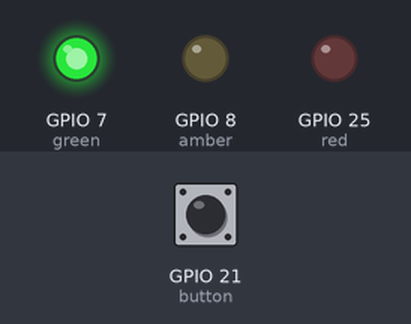
Bench run of a program on a simulated Raspberry Pi (BCM pin numbers). Shown: output pins drawn as LEDs (lit = HIGH). Inputs (shaded band) come from the test bench; at power-on: GPIO 21 (button) HIGH. At 14.3 s the program stops and its outputs stay as they are.

Above: at 1.2 s.
1.3 s: GPIO 21 (button) pulled LOW for 0.15 s
At 8.2 s:
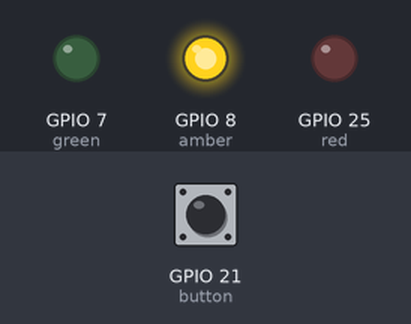
At 9.7 s:
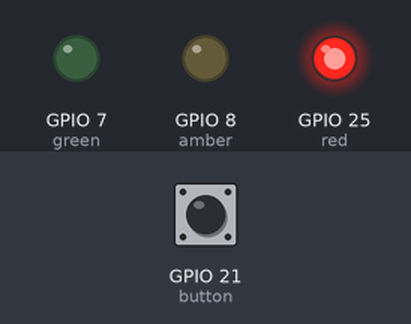
13.4 s: GPIO 21 (button) pulled LOW for 1 s
At 14.7 s:
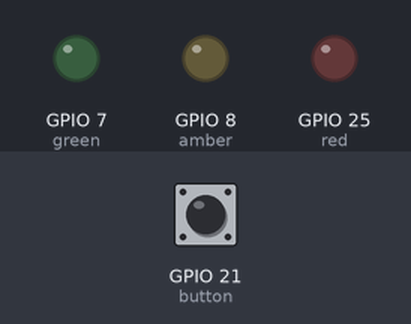
Timing chart, 0 to 15.8 s (numbered marks = the images above; inputs shaded):
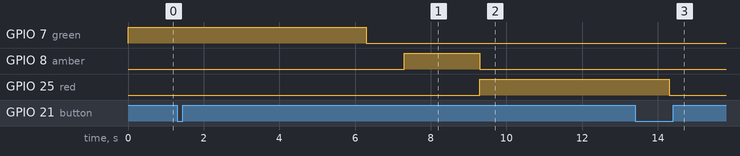

Measured:
- after the input at 1.3 s, GPIO 7 (green): HIGH → LOW after 5.0 s; GPIO 8 (amber): LOW → HIGH after 6.0 s, → LOW 2.0 s later; GPIO 25 (red): LOW → HIGH after 8.0 s
- after the input at 13.4 s, GPIO 7 (green): stays LOW (without the input it goes to HIGH after 1.9 s); GPIO 8 (amber): stays LOW (without the input it goes to HIGH after 0.90 s); GPIO 25 (red): HIGH → LOW after 0.90 s instead of 1.9 s

The program:

gpio-trafficlight.py
```python
from gpiozero import Button, TrafficLights, Buzzer
from time import sleep

# 5V
# 5V
# GP14
# GP15 => Buzzer
# GP18
# GND
# GP23
# GP24
# GND
# GP25 => Red
# GP8  => Amber
# GP7  => Green
# DNC
# GND
# GP12
# GND
# GP16
# GP20
# GP21 => Button

#buzzer = Buzzer(15)
lights = TrafficLights(25, 8, 7)
button = Button(21)
lights.green.on()
button.wait_for_press()
while True:
    sleep(5)
    lights.green.off()
    sleep(1)
    lights.amber.on()
    sleep(2)
    lights.amber.off()
    lights.red.on()
    #button.wait_for_press()
    sleep(5)
    if button.is_pressed:
        break
    lights.amber.on()
    sleep(1)
    lights.amber.off()
    lights.red.off()
    lights.green.on()

lights.green.off()
lights.amber.off()
lights.red.off()
```
